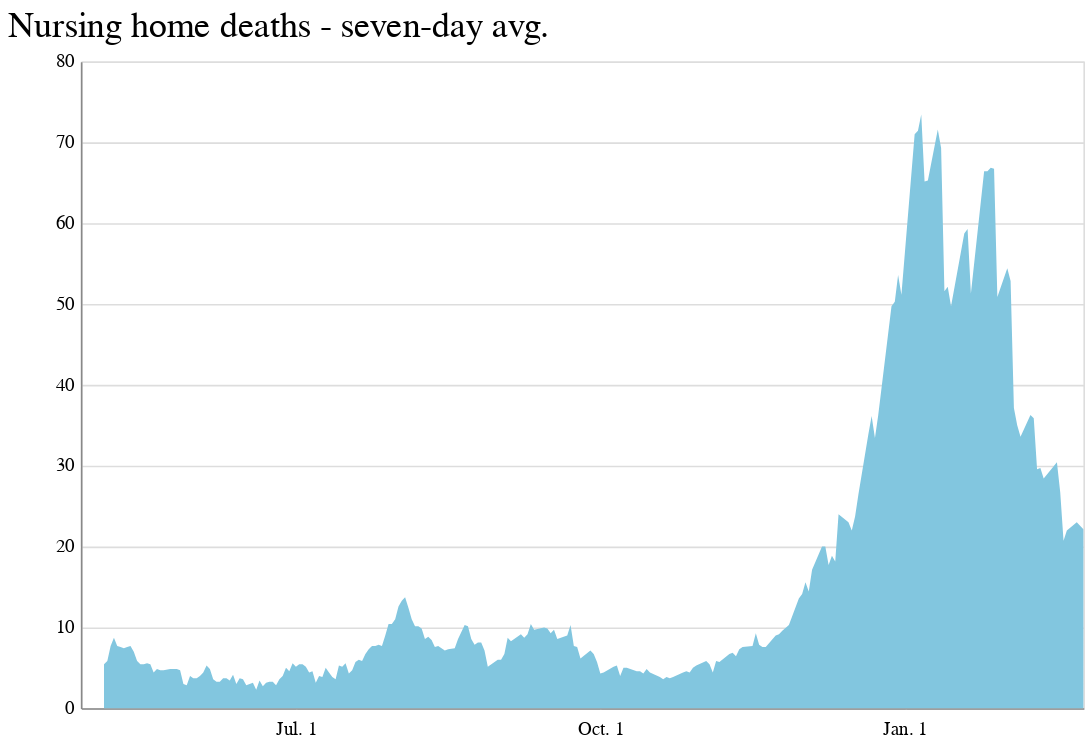

Notebook code cell kept with this figure:
### Code cell
deaths_chart

### Figure 1 — Vega-Lite specification as saved in the notebook (floating-point values rounded to 4 significant figures; data arrays with more than 128 entries replaced by an {"elided": "..."} marker saying what was removed)
{"config": {"view": {"width": 800, "height": 450}, "background": "#ffffff", "title": {"anchor": "start", "font": "Benton Gothic Bold, sans", "fontColor": "#000000", "fontSize": 22, "fontWeight": "normal"}, "arc": {"fill": "#82c6df"}, "area": {"fill": "#82c6df"}, "line": {"stroke": "#82c6df", "strokeWidth": 3}, "path": {"stroke": "#82c6df"}, "rect": {"fill": "#82c6df"}, "shape": {"stroke": "#82c6df"}, "bar": {"fill": "#82c6df"}, "point": {"stroke": "#82c6df"}, "symbol": {"fill": "#82c6df", "size": 30}, "axis": {"titleFont": "Benton Gothic Bold, sans", "titleFontSize": 13, "titleFontWeight": "normal", "labelFont": "Benton Gothic, sans", "labelFontSize": 11.5, "labelFontWeight": "normal"}, "axisX": {"labelAngle": 0, "labelPadding": 4, "tickSize": 3}, "axisY": {"labelBaseline": "middle", "maxExtent": 45, "minExtent": 45, "tickSize": 2, "titleAlign": "left", "titleAngle": 0, "titleX": -45, "titleY": -11}, "legend": {"titleFont": "Benton Gothic Bold, sans", "titleFontSize": 13, "titleFontWeight": "normal", "symbolType": "stroke", "labelFont": "Benton Gothic, sans", "labelFontSize": 11.5}, "range": {"category": ["#3580b1", "#ec8431", "#ab7fb4", "#c89d29", "#adc839", "#829eb1"], "diverging": ["#e68a4f", "#f4bb6a", "#f9e39c", "#dadfe2", "#a6b7c6", "#849eae"], "heatmap": ["#fbf2c7", "#f9e39c", "#f8d36e", "#f4bb6a", "#e68a4f", "#d15a40", "#ab4232"], "ordinal": ["#fbf2c7", "#f9e39c", "#f8d36e", "#f4bb6a", "#e68a4f", "#d15a40", "#ab4232"], "ramp": ["#fbf2c7", "#f9e39c", "#f8d36e", "#f4bb6a", "#e68a4f", "#d15a40", "#ab4232"]}}, "data": {"name": "data-3218b99602a769e43c9afee7f21c13ce"}, "mark": "area", "encoding": {"x": {"type": "temporal", "axis": {"format": "%b. %-d", "grid": false, "tickColor": "#ffffff", "tickCount": 4, "title": ""}, "field": "date"}, "y": {"type": "quantitative", "axis": {"tickColor": "#ffffff"}, "field": "avg", "title": ""}}, "height": 400, "title": "Nursing home deaths - seven-day avg.", "width": 620, "$schema": "https://vega.github.io/schema/vega-lite/v4.0.2.json", "datasets": {"data-3218b99602a769e43c9afee7f21c13ce": {"elided": "241 records"}}}
